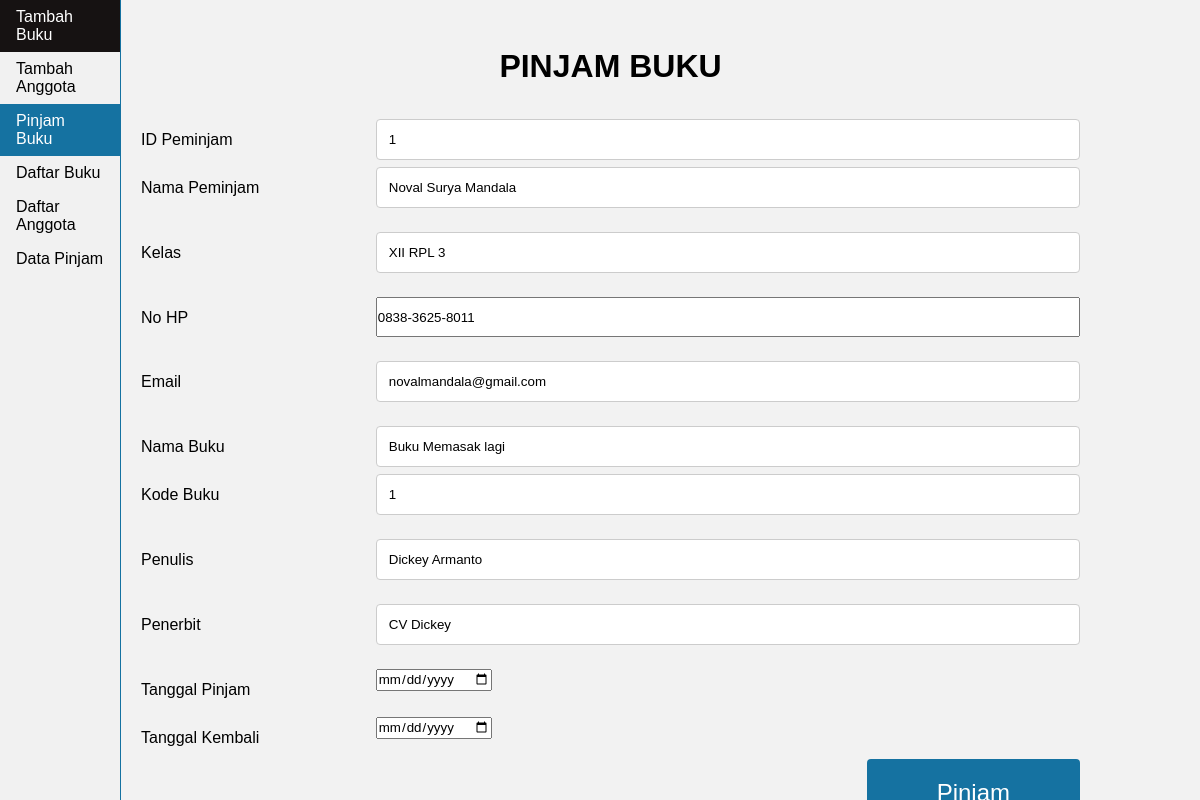
/view/pinjam_buku.php?kode_buku=1&id_peminjam=1, run on the app's committed database.
### tables this page shows
CREATE TABLE `buku` (
  `kode_buku` int(11) NOT NULL,
  `nama_buku` varchar(255) NOT NULL,
  `penulis` varchar(255) NOT NULL,
  `penerbit` varchar(255) NOT NULL
);

CREATE TABLE `peminjam` (
  `id_peminjam` int(11) NOT NULL,
  `nama_peminjam` varchar(255) NOT NULL,
  `kelas` varchar(10) NOT NULL,
  `no_hp` varchar(30) NOT NULL,
  `email` varchar(50) NOT NULL
);

### view/pinjam_buku.php (the view, shortened to what this page needs)
<?php
include '../conn.php';
$readable = '';
if (isset($_GET['kode_buku']) && isset($_GET['id_peminjam'])) {
    $kodeBuku = $_GET['kode_buku'];
    if (isset($_GET['id_peminjam'])) {
        $idPeminjam = $_GET['id_peminjam'];
        $prepare = $conn->prepare("SELECT * FROM buku, peminjam WHERE kode_buku = $kodeBuku AND id_peminjam = $idPeminjam");
        $readable = 'readonly';
    } else {
        $prepare = $conn->prepare("SELECT * FROM buku WHERE kode_buku = $kodeBuku");
    }
} else {
    echo "<script>alert('Buku Belum Dipilih');
    window.location='data_buku.php';</script>";
}
$prepare->execute();
$result = $prepare->fetchAll(PDO::FETCH_ASSOC);
foreach ($result as $row) {
    $judulBuku = $row['nama_buku'];
    $kodeBuku = $row['kode_buku'];
    $penulis = $row['penulis'];
    $penerbit = $row['penerbit'];
    $nama = $row['id_peminjam'];
    $nama = $row['nama_peminjam'];
    $kelas = $row['kelas'];
    $noHp = $row['no_hp'];
    $email = $row['email'];
}
?>
<!DOCTYPE html>
<html lang="en">
<head>
    <link rel="stylesheet" href="../css/navbar.css">
    <link rel="stylesheet" href="../css/form.css">
</head>
<body>
    <ul>
        <li><a href="tambah_buku.php">Tambah Buku</a></li>
        <li><a href="tambah_anggota.php">Tambah Anggota</a></li>
        <li><a class="active" href="pinjam_buku.php">Pinjam Buku</a></li>
        <li><a href="data_buku.php">Daftar Buku</a></li>
        <li><a href="data_anggota.php">Daftar Anggota</a></li>
        <li><a href="data_pinjam.php">Data Pinjam</a></li>
    </ul>
    <div class="container">
        <h1>PINJAM BUKU</h1>
        <form action="../proses/proses_pinjam_buku.php" method="post">
            <div class="row">
                <div class="col-25">
                    <label for="id_peminjam">ID Peminjam</label>
                </div>
                <div class="col-75">
                    <input type="text" name="id_peminjam" value="<?php echo $idPeminjam; ?>" <?php echo $readable; ?>>
                </div>
            </div>
            <div class="row">
                <div class="col-25">
                    <label for="nama_peminjam">Nama Peminjam</label>
                </div>
                <div class="col-75">
                    <input type="text" id="nama_peminjam" name="nama_peminjam" value="<?php echo $nama; ?>"
                        <?php echo $readable; ?> required><br><br>
                </div>
            </div>
            <div class=" row">
                <div class="col-25">
                    <label for="kelas">Kelas</label>
                </div>
                <div class="col-75">
                    <input type="text" id="kelas" name="kelas" value="<?php echo $kelas; ?>" <?php echo $readable; ?>
                        required><br><br>
                </div>
            </div>
            <div class="row">
                <div class="col-25">
                    <label for="no_hp">No HP</label>
                </div>
                <div class="col-75">
                    <input type="tel" id="no_hp" name="no_hp" placeholder="xxxx-xxxx-xxxx"
                        pattern="[0-9]{4}-[0-9]{4}-[0-9]{4}" style="width: 100%; height: 40px;"
                        value="<?php echo $noHp; ?>" <?php echo $readable; ?> required><br><br>
                </div>
            </div>
            <div class="row">
                <div class="col-25">
                    <label for="email">Email</label>
                </div>
                <div class="col-75">
                    <input type="text" id="email" name="email" value="<?php echo $email; ?>" <?php echo $readable; ?>
                        required><br><br>
                </div>
            </div>
            <div class="row">
                <div class="col-25">
                    <label for="nama_buku">Nama Buku</label>
                </div>
                <div class="col-75">
                    <input type="text" id="nama_buku" name="nama_buku" value="<?php echo $judulBuku; ?>" readonly>
                </div>
            </div>
            <div class="row">
                <div class="col-25">
                    <label for="kode_buku">Kode Buku</label>
                </div>
                <div class="col-75">
                    <input type="text" id="kode_buku" name="kode_buku" value="<?php echo $kodeBuku; ?>" readonly
                        required><br><br>
                </div>
            </div>
            <div class="row">
                <div class="col-25">
                    <label for="penulis">Penulis</label>
                </div>
                <div class="col-75">
                    <input type="text" id="penulis" name="penulis" value="<?php echo $penulis; ?>" readonly
                        required><br><br>
                </div>
            </div>
            <div class="row">
                <div class="col-25">
                    <label for="penerbit">Penerbit</label>
                </div>
                <div class="col-75">
                    <input type="text" id="penerbit" name="penerbit" value="<?php echo $penerbit; ?>" readonly
                        required><br><br>
                </div>
            </div>
            <div class="row">
                <div class="col-25">
                    <label for="tanggal_pinjam">Tanggal Pinjam</label>
                </div>
                <div class="col-75">
                    <input type="date" id="tanggal_pinjam" name="tanggal_pinjam" required><br><br>
                </div>
            </div>
            <div class="row">
                <div class="col-25">
                    <label for="tanggal_kembali">Tanggal Kembali</label>
                </div>
                <div class="col-75">
                    <input type="date" id="tanggal_kembali" name="tanggal_kembali" required><br><br>
                </div>
            </div>
            <input type="submit" value="Pinjam">
        </form>
    </div>
</body>
</html>

### css/navbar.css (style rules this page uses)
* { padding: 0; margin: 0; box-sizing: border-box; font-family: Verdana, Geneva, Tahoma, sans-serif; }
ul { list-style-type: none; margin: 0; padding: 0; width: 10%; background-color: #f1f1f1; position: fixed; height: 100%; overflow: auto; }
li a { display: block; color: #000; padding: 8px 16px; text-decoration: none; }
li a.active { background-color: #1572A1; color: white; }

### css/form.css (style rules this page uses)
* { margin: 0; padding: 0; box-sizing: border-box; www }
h1 { text-align: center; padding: 3%; }
input[type=text], select, textarea { width: 100%; padding: 12px; border: 1px solid #ccc; border-radius: 4px; resize: vertical; }
label { padding: 12px 12px 12px 0; display: inline-block; }
input[type=submit] { background-color: #1572A1; color: white; padding: 20px 70px; border: none; border-radius: 4px; cursor: pointer; float: right; margin-bottom: 5%; font-size: 3vh; }
.container { background-color: #f2f2f2; padding: 20px; margin-left: 10%; overflow: auto; position: absolute; border-left: 1px solid #1572A1; }
.col-25 { float: left; width: 25%; margin-top: 6px; }
.col-75 { float: left; width: 75%; margin-top: 6px; }
.row:after { content: ""; display: table; clear: both; }

### view/pinjam_buku.php (style rules this page uses)
* { margin: 0; padding: 0; box-sizing: border-box; }
.container { height: 100%; overflow: auto; position: absolute; width: 100%; padding-right: 20%; }

### data on the page
buku: nama_peminjam "Noval Surya Mandala", kelas "XII RPL 3", no_hp "0838-3625-8011", email "novalmandala@gmail.com", nama_buku "Buku Memasak lagi", kode_buku "1", penulis "Dickey Armanto", penerbit "CV Dickey"
